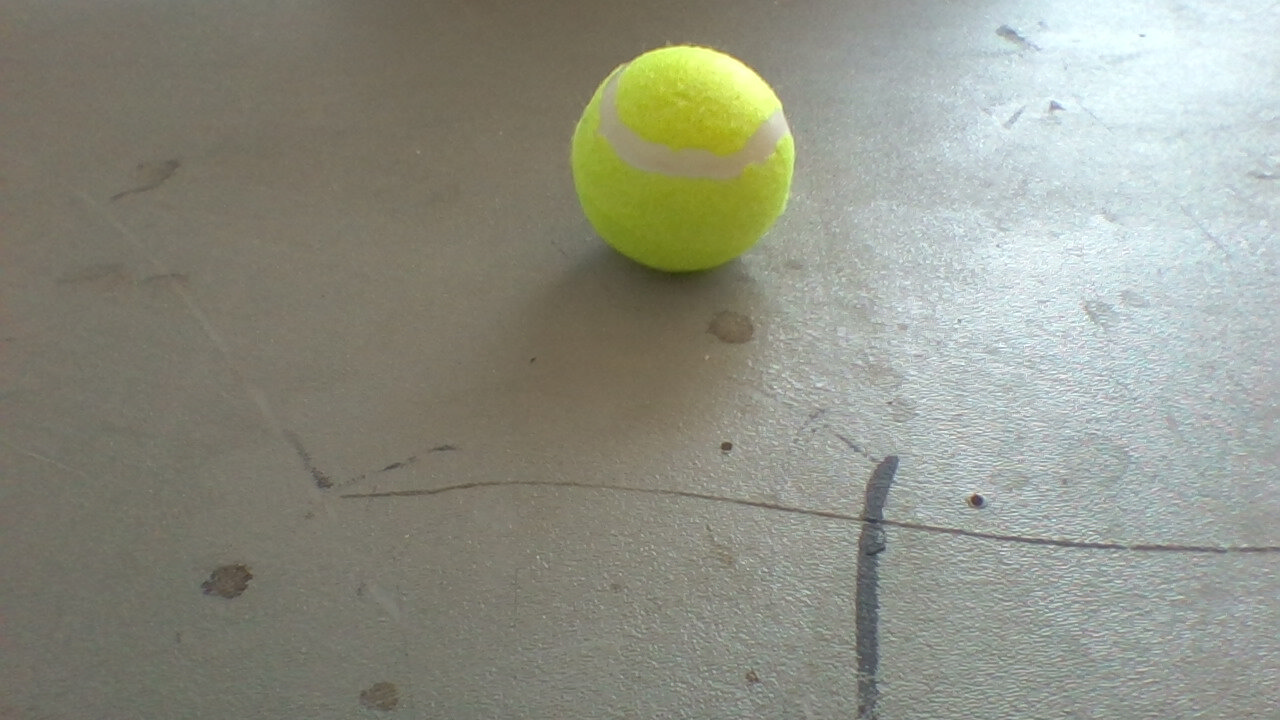
//> input picture MarsRover2017/assets/pic/test2.jpg, 1280 x 720 px, given in place of the camera
$ ./multiple   (built with g++ and OpenCV 4)
//> lines starting //> are read from the running program, lines starting //| are printed output that depends on the picture; after the words box and inside, x2 and y2 are one past the last pixel; in counts of white or black regions, pixels touching at a corner belong together
/**
 * File              : multiple.cpp
 * Author            : Yanqing Wu <meet.yanqing.wu@gmail.com>
 * Date              : 16.09.2017
 * Last Modified Date: 16.09.2017
 * Last Modified By  : Yanqing Wu <meet.yanqing.wu@gmail.com>
 */
//Written by  Kyle Hounslow 2013

// modified by: Ahmad Kaifi, Hassan Althobaiti, Yanqing Wu

//Permission is hereby granted, free of charge, to any person obtaining a copy of this software and associated documentation files (the "Software")
//, to deal in the Software without restriction, including without limitation the rights to use, copy, modify, merge, publish, distribute, sublicense,
//and/or sell copies of the Software, and to permit persons to whom the Software is furnished to do so, subject to the following conditions:
//The above copyright notice and this permission notice shall be included in all copies or substantial portions of the Software.
//THE SOFTWARE IS PROVIDED "AS IS", WITHOUT WARRANTY OF ANY KIND, EXPRESS OR IMPLIED, INCLUDING BUT NOT LIMITED TO THE WARRANTIES OF MERCHANTABILITY,
//FITNESS FOR A PARTICULAR PURPOSE AND NONINFRINGEMENT. IN NO EVENT SHALL THE AUTHORS OR COPYRIGHT HOLDERS BE LIABLE FOR ANY CLAIM, DAMAGES OR OTHER
//LIABILITY, WHETHER IN AN ACTION OF CONTRACT, TORT OR OTHERWISE, ARISING FROM, OUT OF OR IN CONNECTION WITH THE SOFTWARE OR THE USE OR OTHER DEALINGS
//IN THE SOFTWARE.

#include <sstream>
#include <string>
#include <iostream>
#include <vector>

#include "Object.h"


//initial min and max HSV filter values.
//these will be changed using trackbars
int H_MIN = 0;
int H_MAX = 256;
int S_MIN = 0;
int S_MAX = 256;
int V_MIN = 0;
int V_MAX = 256;
//default capture width and height
const int FRAME_WIDTH = 640;
const int FRAME_HEIGHT = 480;
//max number of objects to be detected in frame
const int MAX_NUM_OBJECTS=50;
//minimum and maximum object area
const int MIN_OBJECT_AREA = 20*20;
const int MAX_OBJECT_AREA = FRAME_HEIGHT*FRAME_WIDTH/1.5;
//names that will appear at the top of each window
const string windowName = "Original Image";
const string windowName1 = "HSV Image";
const string windowName2 = "Thresholded Image";
const string windowName3 = "After Morphological Operations";
const string trackbarWindowName = "Trackbars";

//The following for canny edge detec
Mat dst, detected_edges;
Mat src, src_gray;
int edgeThresh = 1;
int lowThreshold;
int const max_lowThreshold = 100;
int ratio = 3;
int kernel_size = 3;
const char* window_name = "Edge Map";

void on_trackbar( int, void* )
{//This function gets called whenever a
	// trackbar position is changed

}

// [6 lines left out: function intToString, not called in this run]

void createTrackbars(){
	//create window for trackbars
	namedWindow(trackbarWindowName,0);
	//create memory to store trackbar name on window
	char TrackbarName[50];
	sprintf( TrackbarName, "H_MIN", H_MIN);
	sprintf( TrackbarName, "H_MAX", H_MAX);
	sprintf( TrackbarName, "S_MIN", S_MIN);
	sprintf( TrackbarName, "S_MAX", S_MAX);
	sprintf( TrackbarName, "V_MIN", V_MIN);
	sprintf( TrackbarName, "V_MAX", V_MAX);
	//create trackbars and insert them into window
	//3 parameters are: the address of the variable that is changing when the trackbar is moved(eg.H_LOW),
	//the max value the trackbar can move (eg. H_HIGH),
	//and the function that is called whenever the trackbar is moved(eg. on_trackbar)
	//                                  ---->    ---->     ---->
	createTrackbar( "H_MIN", trackbarWindowName, &H_MIN, H_MAX, on_trackbar );
//> slider 'H_MIN' is set to 51
	createTrackbar( "H_MAX", trackbarWindowName, &H_MAX, H_MAX, on_trackbar );
	createTrackbar( "S_MIN", trackbarWindowName, &S_MIN, S_MAX, on_trackbar );
//> slider 'S_MIN' is set to 51
	createTrackbar( "S_MAX", trackbarWindowName, &S_MAX, S_MAX, on_trackbar );
	createTrackbar( "V_MIN", trackbarWindowName, &V_MIN, V_MAX, on_trackbar );
//> slider 'V_MIN' is set to 51
	createTrackbar( "V_MAX", trackbarWindowName, &V_MAX, V_MAX, on_trackbar );
}

// [19 lines left out: functions drawObject, drawObject, not called in this run]

void morphOps(Mat &thresh){

	//create structuring element that will be used to "dilate" and "erode" image.
	//the element chosen here is a 3px by 3px rectangle
	Mat erodeElement = getStructuringElement( MORPH_RECT,Size(3,3));
	//dilate with larger element so make sure object is nicely visible
	Mat dilateElement = getStructuringElement( MORPH_RECT,Size(8,8));

	erode(thresh,thresh,erodeElement);
	erode(thresh,thresh,erodeElement);

	dilate(thresh,thresh,dilateElement);
	dilate(thresh,thresh,dilateElement);
}
void trackFilteredObject(Mat threshold,Mat HSV, Mat &cameraFeed)
{
	vector <Object> objects;
	Mat temp;
	threshold.copyTo(temp);
	//these two vectors needed for output of findContours
	vector< vector<Point> > contours;
	vector<Vec4i> hierarchy;
	//find contours of filtered image using openCV findContours function
	findContours(temp,contours,hierarchy,CV_RETR_CCOMP,CV_CHAIN_APPROX_SIMPLE );
	//use moments method to find our filtered object
	double refArea = 0;
	bool objectFound = false;
	if (hierarchy.size() > 0) {
		int numObjects = hierarchy.size();
		//if number of objects greater than MAX_NUM_OBJECTS we have a noisy filter
		if(numObjects<MAX_NUM_OBJECTS)
		{
			for (int index = 0; index >= 0; index = hierarchy[index][0])
			{
				Moments moment = moments((cv::Mat)contours[index]);
				double area = moment.m00;
				//if the area is less than 20 px by 20px then it is probably just noise
				//if the area is the same as the 3/2 of the image size, probably just a bad filter
				//we only want the object with the largest area so we safe a reference area each
				//iteration and compare it to the area in the next iteration.
				if(area>MIN_OBJECT_AREA)
				{
					Object object;

					object.setXPos(moment.m10/area);
					object.setYPos(moment.m01/area);

					objects.push_back(object);

					objectFound = true;

				}
				else objectFound = false;
			}
			//let user know you found an object
			if(objectFound ==true)
			{
				//draw object location on screen
				drawObject(objects,cameraFeed);
			}
		}
		else putText(cameraFeed,"TOO MUCH NOISE! ADJUST FILTER",Point(0,50),1,2,Scalar(0,0,255),2);
	}
}

// [49 lines left out: function trackFilteredObject, not called in this run]

int main(int argc, char* argv[])
{
	//if we would like to calibrate our filter values, set to true.
	bool calibrationMode = true;

	//Matrix to store each frame of the webcam feed
	Mat cameraFeed;
	Mat threshold;
	Mat HSV;

	if(calibrationMode){
		//create slider bars for HSV filtering
		createTrackbars();
	}
	//video capture object to acquire webcam feed
	VideoCapture capture;
	//open capture object at location zero (default location for webcam)
	capture.open(0);
	//set height and width of capture frame
	capture.set(CV_CAP_PROP_FRAME_WIDTH,FRAME_WIDTH);
	capture.set(CV_CAP_PROP_FRAME_HEIGHT,FRAME_HEIGHT);
	//start an infinite loop where webcam feed is copied to cameraFeed matrix
	//all of our operations will be performed within this loop
	waitKey(1000);
	while(1){
		//store image to matrix
		capture.read(cameraFeed);
//> cameraFeed is the input picture: 720 rows x 1280 cols, CV_8UC3; mean B, G, R 132.8, 145.3, 143.4

		src = cameraFeed;

  		if( !src.data )
  		{ return -1; }

		//convert frame from BGR to HSV colorspace
		cvtColor(cameraFeed,HSV,COLOR_BGR2HSV);
//> HSV: 720 rows x 1280 cols, CV_8UC3; mean H, S, V 45.7, 34.6, 148.4

		if(calibrationMode==true){

		//need to find the appropriate color range values
		// calibrationMode must be false

		//if in calibration mode, we track objects based on the HSV slider values.
			cvtColor(cameraFeed,HSV,COLOR_BGR2HSV);
			inRange(HSV,Scalar(H_MIN,S_MIN,V_MIN),Scalar(H_MAX,S_MAX,V_MAX),threshold);
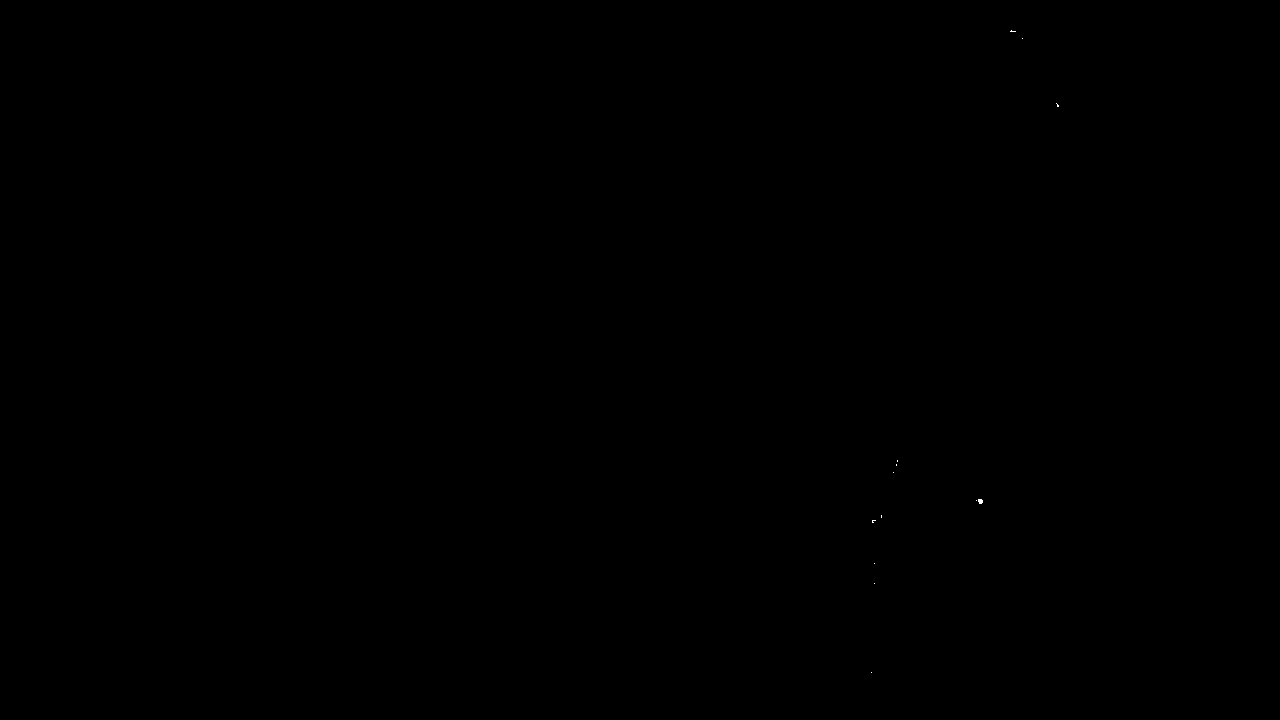
//> threshold: 720 rows x 1280 cols, CV_8UC1; 0.01% white in thin lines or dots, all inside (x1, y1, x2, y2) = (871, 30, 1059, 673)
			morphOps(threshold);
//> in morphOps, `erode(thresh,thresh,erodeElement);`: thresh: 720 rows x 1280 cols, CV_8UC1; 0% white in thin lines or dots, all inside (x1, y1, x2, y2) = (979, 500, 982, 503)
//> in morphOps, `erode(thresh,thresh,erodeElement);`: thresh: 720 rows x 1280 cols, CV_8UC1; every value is 0
			imshow(windowName2,threshold);

		//the folowing for canny edge detec
			/// Create a matrix of the same type and size as src (for dst)
	  		dst.create( src.size(), src.type() );
	  		/// Convert the image to grayscale
	  		cvtColor( src, src_gray, CV_BGR2GRAY );
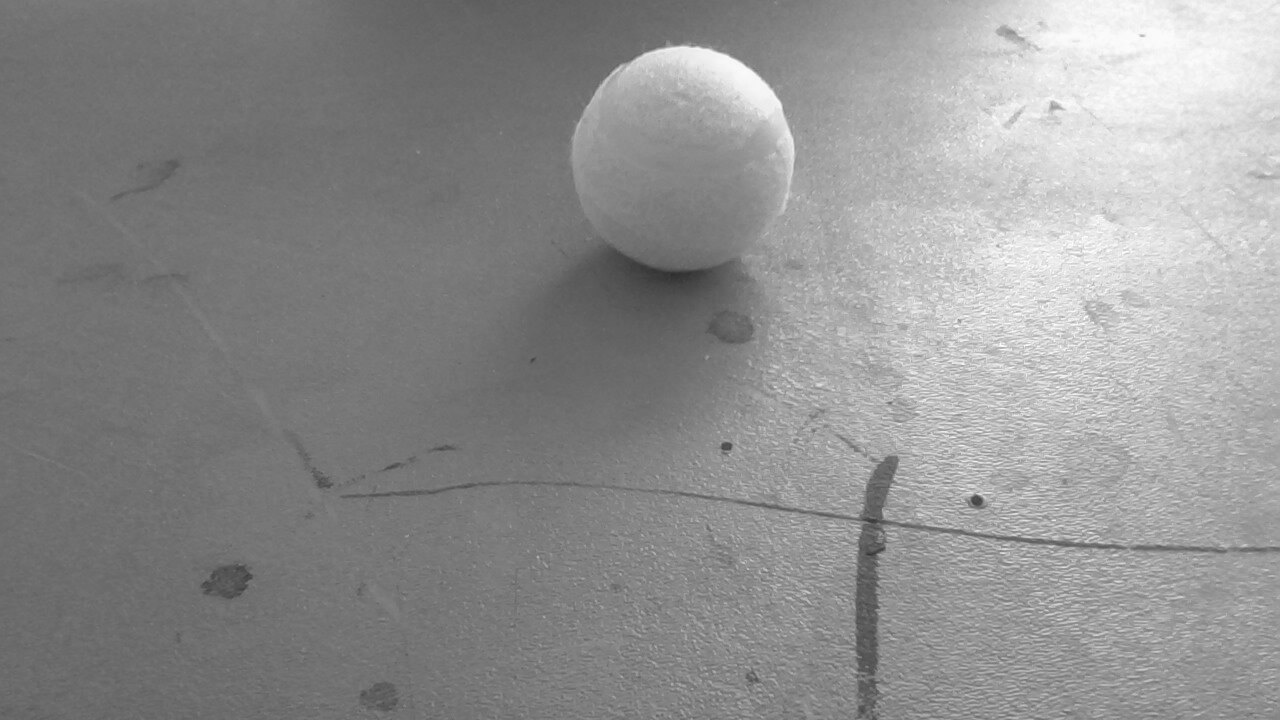
//> src_gray: 720 rows x 1280 cols, CV_8UC1; min 45, max 254, mean 143.3
	  		/// Create a window
	  		namedWindow( window_name, CV_WINDOW_AUTOSIZE );
	  		/// Create a Trackbar for user to enter threshold
	  		createTrackbar( "Min Threshold:", window_name, &lowThreshold, max_lowThreshold);
//> slider 'Min Threshold:' is set to 20
	  		/// Show the image
//> (the run ends here: the program needs code that is not available in this run, at `vector <Object> objects;`)
